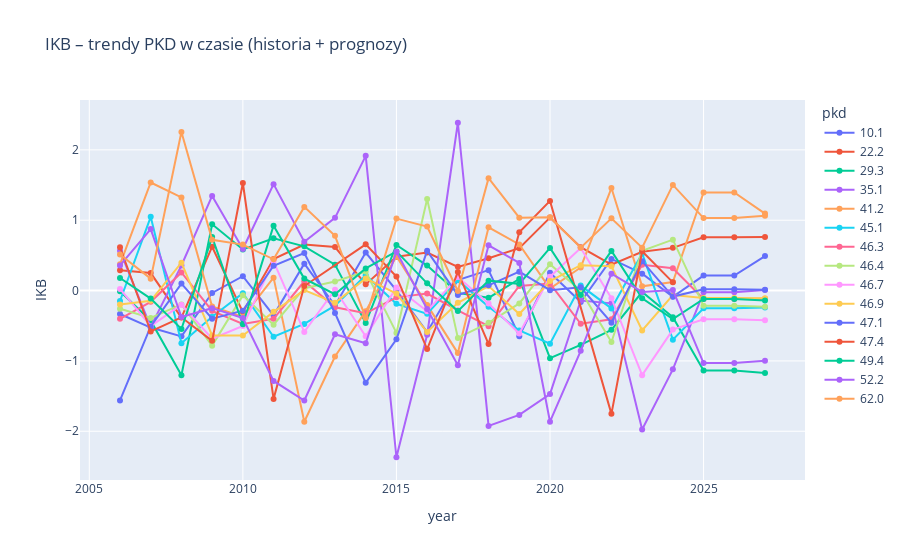

Notebook code for this chart:
### Code cell
ikb_line = wide_pkd.dropna(subset=["IKB"]).copy().sort_values(["pkd","year"])

fig_ikb = px.line(
    ikb_line,
    x="year",
    y="IKB",
    color="pkd",
    markers=True,
    title="IKB – trendy PKD w czasie (historia + prognozy)"
)
fig_ikb.show()

### Figure 1 — Plotly figure (JSON) as saved in the notebook; plotly's stock layout.template omitted (floating-point values rounded to 4 significant figures)
{"data": [{"hovertemplate": "pkd=10.1<br>year=%{x}<br>IKB=%{y}<extra></extra>", "legendgroup": "10.1", "line": {"color": "#636efa", "dash": "solid"}, "marker": {"symbol": "circle"}, "mode": "lines+markers", "name": "10.1", "orientation": "v", "showlegend": true, "type": "scatter", "x": [2006, 2007, 2008, 2009, 2010, 2011, 2012, 2013, 2014, 2015, 2016, 2017, 2018, 2019, 2020, 2021, 2022, 2023, 2024, 2025, 2026, 2027], "xaxis": "x", "y": [-0.3336, -0.526, -0.651, -0.03341, 0.2043, -0.3526, 0.3823, -0.2126, 0.5404, 0.002936, -0.5891, 0.1497, 0.2904, -0.6493, 0.253, -0.1631, 0.4499, 0.2396, -0.08745, 0.2128, 0.2128, 0.4903], "yaxis": "y"}, {"hovertemplate": "pkd=22.2<br>year=%{x}<br>IKB=%{y}<extra></extra>", "legendgroup": "22.2", "line": {"color": "#EF553B", "dash": "solid"}, "marker": {"symbol": "circle"}, "mode": "lines+markers", "name": "22.2", "orientation": "v", "showlegend": true, "type": "scatter", "x": [2006, 2007, 2008, 2009, 2010, 2011, 2012, 2013, 2014, 2015, 2016, 2017, 2018, 2019, 2020, 2021, 2022, 2023, 2024, 2025, 2026, 2027], "xaxis": "x", "y": [0.2892, 0.2486, -0.3846, 0.6234, -0.3062, 0.4491, 0.6541, 0.6189, 0.08797, 0.48, 0.5411, 0.3369, 0.4601, 0.6017, 1.038, 0.6169, 0.3682, 0.5519, 0.6067, 0.7574, 0.7574, 0.7627], "yaxis": "y"}, {"hovertemplate": "pkd=29.3<br>year=%{x}<br>IKB=%{y}<extra></extra>", "legendgroup": "29.3", "line": {"color": "#00cc96", "dash": "solid"}, "marker": {"symbol": "circle"}, "mode": "lines+markers", "name": "29.3", "orientation": "v", "showlegend": true, "type": "scatter", "x": [2006, 2007, 2008, 2009, 2010, 2011, 2012, 2013, 2014, 2015, 2016, 2017, 2018, 2019, 2020, 2021, 2022, 2023, 2024, 2025, 2026, 2027], "xaxis": "x", "y": [-0.01049, -0.4287, -1.203, 0.9421, 0.5851, 0.7434, 0.6282, 0.3683, -0.4599, 0.6483, 0.3545, -0.03334, -0.1038, 0.1647, -0.9604, -0.7722, -0.5583, -0.02088, -0.3791, -1.135, -1.135, -1.171], "yaxis": "y"}, {"hovertemplate": "pkd=35.1<br>year=%{x}<br>IKB=%{y}<extra></extra>", "legendgroup": "35.1", "line": {"color": "#ab63fa", "dash": "solid"}, "marker": {"symbol": "circle"}, "mode": "lines+markers", "name": "35.1", "orientation": "v", "showlegend": true, "type": "scatter", "x": [2006, 2007, 2008, 2009, 2010, 2011, 2012, 2013, 2014, 2015, 2016, 2017, 2018, 2019, 2020, 2021, 2022, 2023, 2024, 2025, 2026, 2027], "xaxis": "x", "y": [0.5641, -0.5164, 0.3565, 1.345, 0.5905, 1.513, 0.6949, 1.034, 1.915, -2.369, -0.6282, 2.385, -1.925, -1.767, -1.471, -0.1414, -0.1817, -1.974, -1.12, -0.02476, -0.02476, 0.007144], "yaxis": "y"}, {"hovertemplate": "pkd=41.2<br>year=%{x}<br>IKB=%{y}<extra></extra>", "legendgroup": "41.2", "line": {"color": "#FFA15A", "dash": "solid"}, "marker": {"symbol": "circle"}, "mode": "lines+markers", "name": "41.2", "orientation": "v", "showlegend": true, "type": "scatter", "x": [2006, 2007, 2008, 2009, 2010, 2011, 2012, 2013, 2014, 2015, 2016, 2017, 2018, 2019, 2020, 2021, 2022, 2023, 2024, 2025, 2026, 2027], "xaxis": "x", "y": [0.3736, 1.536, 1.324, -0.2269, -0.3766, 0.1835, -1.865, -0.9374, -0.2925, 0.4871, -0.2036, -0.889, 0.8989, 0.6561, 0.02715, 0.3282, 1.457, 0.05966, 0.1219, 1.393, 1.393, 1.094], "yaxis": "y"}, {"hovertemplate": "pkd=45.1<br>year=%{x}<br>IKB=%{y}<extra></extra>", "legendgroup": "45.1", "line": {"color": "#19d3f3", "dash": "solid"}, "marker": {"symbol": "circle"}, "mode": "lines+markers", "name": "45.1", "orientation": "v", "showlegend": true, "type": "scatter", "x": [2006, 2007, 2008, 2009, 2010, 2011, 2012, 2013, 2014, 2015, 2016, 2017, 2018, 2019, 2020, 2021, 2022, 2023, 2024, 2025, 2026, 2027], "xaxis": "x", "y": [-0.1484, 1.048, -0.7487, -0.3719, -0.03762, -0.6566, -0.4738, -0.2141, 0.2177, -0.1883, -0.3314, 0.1483, -0.2303, -0.5671, -0.7552, 0.07066, -0.2539, 0.5275, -0.6984, -0.251, -0.251, -0.2418], "yaxis": "y"}, {"hovertemplate": "pkd=46.3<br>year=%{x}<br>IKB=%{y}<extra></extra>", "legendgroup": "46.3", "line": {"color": "#FF6692", "dash": "solid"}, "marker": {"symbol": "circle"}, "mode": "lines+markers", "name": "46.3", "orientation": "v", "showlegend": true, "type": "scatter", "x": [2006, 2007, 2008, 2009, 2010, 2011, 2012, 2013, 2014, 2015, 2016, 2017, 2018, 2019, 2020, 2021, 2022, 2023, 2024, 2025, 2026, 2027], "xaxis": "x", "y": [-0.4015, -0.1604, 0.258, -0.2888, -0.4738, -0.4008, 0.1318, -0.2382, -0.323, -0.09649, -0.04243, -0.2826, -0.5061, 0.06599, 0.0996, -0.4721, -0.4079, 0.3653, 0.3182, -0.1193, -0.1193, -0.1167], "yaxis": "y"}, {"hovertemplate": "pkd=46.4<br>year=%{x}<br>IKB=%{y}<extra></extra>", "legendgroup": "46.4", "line": {"color": "#B6E880", "dash": "solid"}, "marker": {"symbol": "circle"}, "mode": "lines+markers", "name": "46.4", "orientation": "v", "showlegend": true, "type": "scatter", "x": [2006, 2007, 2008, 2009, 2010, 2011, 2012, 2013, 2014, 2015, 2016, 2017, 2018, 2019, 2020, 2021, 2022, 2023, 2024, 2025, 2026, 2027], "xaxis": "x", "y": [-0.2581, -0.3886, -0.1975, -0.7827, -0.06841, -0.485, 0.03387, 0.128, 0.2703, -0.6022, 1.3, -0.6731, -0.4585, -0.1824, 0.3735, -0.001041, -0.7312, 0.5649, 0.7232, -0.2143, -0.2143, -0.2288], "yaxis": "y"}, {"hovertemplate": "pkd=46.7<br>year=%{x}<br>IKB=%{y}<extra></extra>", "legendgroup": "46.7", "line": {"color": "#FF97FF", "dash": "solid"}, "marker": {"symbol": "circle"}, "mode": "lines+markers", "name": "46.7", "orientation": "v", "showlegend": true, "type": "scatter", "x": [2006, 2007, 2008, 2009, 2010, 2011, 2012, 2013, 2014, 2015, 2016, 2017, 2018, 2019, 2020, 2021, 2022, 2023, 2024, 2025, 2026, 2027], "xaxis": "x", "y": [0.02348, -0.5042, -0.2002, -0.6847, -0.5033, 0.4146, -0.5875, 0.01181, -0.6511, 0.0429, -0.2938, 0.1917, -0.1845, -0.6107, 0.1969, 0.605, -0.1088, -1.203, -0.5547, -0.4083, -0.4083, -0.4234], "yaxis": "y"}, {"hovertemplate": "pkd=46.9<br>year=%{x}<br>IKB=%{y}<extra></extra>", "legendgroup": "46.9", "line": {"color": "#FECB52", "dash": "solid"}, "marker": {"symbol": "circle"}, "mode": "lines+markers", "name": "46.9", "orientation": "v", "showlegend": true, "type": "scatter", "x": [2006, 2007, 2008, 2009, 2010, 2011, 2012, 2013, 2014, 2015, 2016, 2017, 2018, 2019, 2020, 2021, 2022, 2023, 2024, 2025, 2026, 2027], "xaxis": "x", "y": [-0.1992, -0.1449, 0.3957, -0.6388, -0.6397, -0.3028, 0.006951, -0.1743, 0.1724, -0.04207, -0.5903, -0.1745, 0.06345, -0.3333, 0.1345, 0.3613, 0.3447, -0.5666, -0.06349, -0.107, -0.107, -0.1095], "yaxis": "y"}, {"hovertemplate": "pkd=47.1<br>year=%{x}<br>IKB=%{y}<extra></extra>", "legendgroup": "47.1", "line": {"color": "#636efa", "dash": "solid"}, "marker": {"symbol": "circle"}, "mode": "lines+markers", "name": "47.1", "orientation": "v", "showlegend": true, "type": "scatter", "x": [2006, 2007, 2008, 2009, 2010, 2011, 2012, 2013, 2014, 2015, 2016, 2017, 2018, 2019, 2020, 2021, 2022, 2023, 2024, 2025, 2026, 2027], "xaxis": "x", "y": [-1.562, -0.5103, 0.09891, -0.3996, -0.2858, 0.3522, 0.5324, -0.3194, -1.312, -0.6926, 0.5642, -0.06333, 0.07458, 0.2688, 0.004712, 0.0456, -0.456, 0.4172, -0.08576, 0.01684, 0.01684, 0.01202], "yaxis": "y"}, {"hovertemplate": "pkd=47.4<br>year=%{x}<br>IKB=%{y}<extra></extra>", "legendgroup": "47.4", "line": {"color": "#EF553B", "dash": "solid"}, "marker": {"symbol": "circle"}, "mode": "lines+markers", "name": "47.4", "orientation": "v", "showlegend": true, "type": "scatter", "x": [2006, 2007, 2008, 2009, 2010, 2011, 2012, 2014, 2015, 2016, 2017, 2018, 2019, 2020, 2022, 2023, 2024], "xaxis": "x", "y": [0.6153, -0.582, -0.38, -0.7149, 1.529, -1.54, 0.06479, 0.6576, 0.1993, -0.8318, 0.2632, -0.7613, 0.8284, 1.275, -1.752, 0.5583, 0.1168], "yaxis": "y"}, {"hovertemplate": "pkd=49.4<br>year=%{x}<br>IKB=%{y}<extra></extra>", "legendgroup": "49.4", "line": {"color": "#00cc96", "dash": "solid"}, "marker": {"symbol": "circle"}, "mode": "lines+markers", "name": "49.4", "orientation": "v", "showlegend": true, "type": "scatter", "x": [2006, 2007, 2008, 2009, 2010, 2011, 2012, 2013, 2014, 2015, 2016, 2017, 2018, 2019, 2020, 2021, 2022, 2023, 2024, 2025, 2026, 2027], "xaxis": "x", "y": [0.1788, -0.1143, -0.5461, 0.76, -0.4797, 0.9228, 0.1697, -0.05228, 0.3149, 0.5562, 0.1027, -0.2921, 0.1407, 0.09553, 0.606, -0.06328, 0.5638, -0.1104, -0.406, -0.1201, -0.1201, -0.1396], "yaxis": "y"}, {"hovertemplate": "pkd=52.2<br>year=%{x}<br>IKB=%{y}<extra></extra>", "legendgroup": "52.2", "line": {"color": "#ab63fa", "dash": "solid"}, "marker": {"symbol": "circle"}, "mode": "lines+markers", "name": "52.2", "orientation": "v", "showlegend": true, "type": "scatter", "x": [2006, 2007, 2008, 2009, 2010, 2011, 2012, 2013, 2014, 2015, 2016, 2017, 2018, 2019, 2020, 2021, 2022, 2023, 2024, 2025, 2026, 2027], "xaxis": "x", "y": [0.3567, 0.874, -0.3754, -0.2503, -0.3908, -1.285, -1.562, -0.6218, -0.749, 0.5516, -0.2625, -1.061, 0.643, 0.3926, -1.864, -0.857, 0.2397, -0.01959, 0.006556, -1.031, -1.031, -0.999], "yaxis": "y"}, {"hovertemplate": "pkd=62.0<br>year=%{x}<br>IKB=%{y}<extra></extra>", "legendgroup": "62.0", "line": {"color": "#FFA15A", "dash": "solid"}, "marker": {"symbol": "circle"}, "mode": "lines+markers", "name": "62.0", "orientation": "v", "showlegend": true, "type": "scatter", "x": [2006, 2007, 2008, 2009, 2010, 2011, 2012, 2013, 2014, 2015, 2016, 2017, 2018, 2019, 2020, 2021, 2022, 2023, 2024, 2025, 2026, 2027], "xaxis": "x", "y": [0.5122, 0.1696, 2.254, 0.721, 0.6533, 0.4441, 1.189, 0.7781, -0.3887, 1.023, 0.9102, -0.006337, 1.598, 1.036, 1.043, 0.6092, 1.027, 0.6101, 1.502, 1.03, 1.03, 1.063], "yaxis": "y"}], "layout": {"legend": {"title": {"text": "pkd"}, "tracegroupgap": 0}, "title": {"text": "IKB – trendy PKD w czasie (historia + prognozy)"}, "xaxis": {"anchor": "y", "domain": [0, 1], "title": {"text": "year"}}, "yaxis": {"anchor": "x", "domain": [0, 1], "title": {"text": "IKB"}}}}
